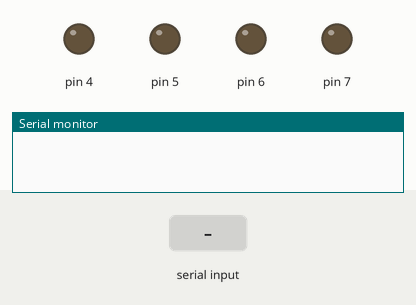
The sketch below on a simulated Arduino Uno, built with avr-gcc and run on an emulated ATmega328P. Parts: output pins drawn as LEDs (lit = HIGH), the last lines printed to the serial monitor. Dashed ring = blinking. Inputs (shaded band) come from the test bench.

Above: at 1.2 s.
1.3 s: "*show me Garba#" received over the second serial link
At 2.2 s:
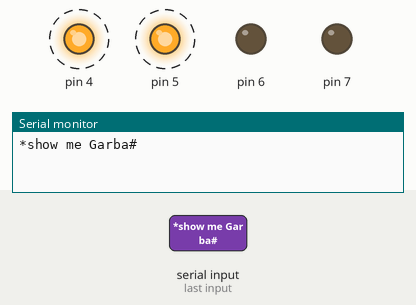
At 2.8 s:
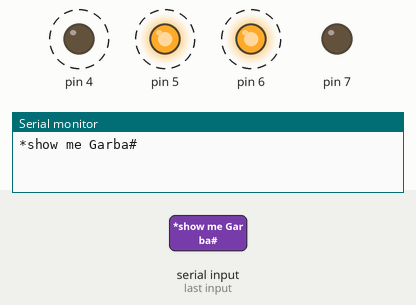
Timing chart, 0 to 10.3 s (numbered marks = the images above; inputs shaded):
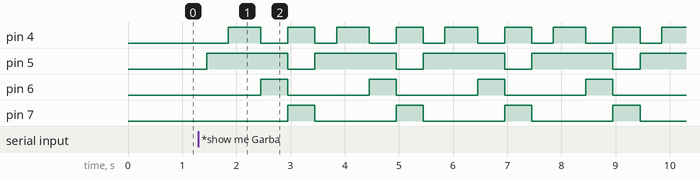

Measured:
- after the input at 1.3 s, pin 4: alternates HIGH for 0.55 s and LOW for 0.45 s, starting after 0.55 s; pin 5: alternates HIGH for 1.5 s and LOW for 0.50 s, starting after 0.15 s; pin 6: alternates HIGH for 0.50 s and LOW for 1.5 s, starting after 1.2 s; pin 7: alternates HIGH for 0.50 s and LOW for 1.5 s, starting after 1.7 s

The sketch:

voice_control.ino
```cpp
#include <SoftwareSerial.h>

SoftwareSerial BT(0, 1); //TX, RX respetively
String readvoice;

void setup() {
 BT.begin(9600);
 Serial.begin(9600);
  pinMode(7, OUTPUT);
  pinMode(6, OUTPUT);
  pinMode(5, OUTPUT);
  pinMode(4, OUTPUT);

}
//-----------------------------------------------------------------------//
void loop() {
  while (BT.available()){  //Check if there is an available byte to read
  delay(10); //Delay added to make thing stable
  char c = BT.read(); //Conduct a serial read
  readvoice += c; //build the string- "forward", "reverse", "left" and "right"
  }
  if (readvoice.length() > 0) {
    Serial.println(readvoice);

  if(readvoice == "*forward#")
  {
    digitalWrite(4, HIGH);
    digitalWrite (5, HIGH);
    digitalWrite(6,LOW);
    digitalWrite(7,LOW);
    delay(100);
  }

  else if(readvoice == "*back#")
  {
    digitalWrite(4, LOW);
    digitalWrite(5, LOW);
    digitalWrite(6, HIGH);
    digitalWrite(7,HIGH);
    delay(100);
  }

  else if (readvoice == "*left#")
  {
    digitalWrite (4,HIGH);
    digitalWrite (5,LOW);
    digitalWrite (6,LOW);
    digitalWrite (7,LOW);
   delay (800);
      digitalWrite(4, HIGH);
    digitalWrite (5, HIGH);
    digitalWrite(6,LOW);
    digitalWrite(7,LOW);
    delay(100);

  }

 else if ( readvoice == "*right#")
 {
   digitalWrite (4, LOW);
   digitalWrite (5, HIGH);
   digitalWrite (6, LOW);
   digitalWrite (7, LOW);
   delay (800);
      digitalWrite(4, HIGH);
    digitalWrite (5, HIGH);
    digitalWrite(6,LOW);
    digitalWrite(7,LOW);
    delay(100);
 }

 else if (readvoice == "*stop#")
 {
   digitalWrite (4, LOW);
   digitalWrite (5, LOW);
   digitalWrite (6, LOW);
   digitalWrite (7, LOW);
   delay (100);
 }
 else if (readvoice == "*keep watch in all direction#")
 {
   digitalWrite (4, HIGH);
   digitalWrite (5, LOW);
   digitalWrite (6, LOW);
   digitalWrite (7, LOW);
   delay (100);
 }
  else if (readvoice == "*show me Garba#")
 {
 digitalWrite (4, LOW);
   digitalWrite (5, HIGH);
   digitalWrite (6, LOW);
   digitalWrite (7, LOW);
   delay (400);
      digitalWrite(4, HIGH);
    digitalWrite (5, HIGH);
    digitalWrite(6,LOW);
    digitalWrite(7,LOW);
    delay(600);
    digitalWrite (4, LOW);
   digitalWrite (5, HIGH);
   digitalWrite (6, HIGH);
   digitalWrite (7, LOW);
   delay (500);
   digitalWrite (4, HIGH);
   digitalWrite (5, LOW);
   digitalWrite (6, LOW);
   digitalWrite (7, HIGH);
   delay (500);

digitalWrite (4, LOW);
   digitalWrite (5, HIGH);
   digitalWrite (6, LOW);
   digitalWrite (7, LOW);
   delay (400);
      digitalWrite(4, HIGH);
    digitalWrite (5, HIGH);
    digitalWrite(6,LOW);
    digitalWrite(7,LOW);
    delay(600);
    digitalWrite (4, LOW);
   digitalWrite (5, HIGH);
   digitalWrite (6, HIGH);
   digitalWrite (7, LOW);
   delay (500);
   digitalWrite (4, HIGH);
   digitalWrite (5, LOW);
   digitalWrite (6, LOW);
   digitalWrite (7, HIGH);
   delay (500);digitalWrite (4, LOW);
   digitalWrite (5, HIGH);
   digitalWrite (6, LOW);
   digitalWrite (7, LOW);
   delay (400);
      digitalWrite(4, HIGH);
    digitalWrite (5, HIGH);
    digitalWrite(6,LOW);
    digitalWrite(7,LOW);
    delay(600);
    digitalWrite (4, LOW);
   digitalWrite (5, HIGH);
   digitalWrite (6, HIGH);
   digitalWrite (7, LOW);
   delay (500);
   digitalWrite (4, HIGH);
   digitalWrite (5, LOW);
   digitalWrite (6, LOW);
   digitalWrite (7, HIGH);
   delay (500);digitalWrite (4, LOW);
   digitalWrite (5, HIGH);
   digitalWrite (6, LOW);
   digitalWrite (7, LOW);
   delay (400);
      digitalWrite(4, HIGH);
    digitalWrite (5, HIGH);
    digitalWrite(6,LOW);
    digitalWrite(7,LOW);
    delay(600);
    digitalWrite (4, LOW);
   digitalWrite (5, HIGH);
   digitalWrite (6, HIGH);
   digitalWrite (7, LOW);
   delay (500);
   digitalWrite (4, HIGH);
   digitalWrite (5, LOW);
   digitalWrite (6, LOW);
   digitalWrite (7, HIGH);
   delay (500);digitalWrite (4, LOW);
   digitalWrite (5, HIGH);
   digitalWrite (6, LOW);
   digitalWrite (7, LOW);
   delay (400);
      digitalWrite(4, HIGH);
    digitalWrite (5, HIGH);
    digitalWrite(6,LOW);
    digitalWrite(7,LOW);
    delay(600);
    digitalWrite (4, LOW);
   digitalWrite (5, HIGH);
   digitalWrite (6, HIGH);
   digitalWrite (7, LOW);
   delay (500);
   digitalWrite (4, HIGH);
   digitalWrite (5, LOW);
   digitalWrite (6, LOW);
   digitalWrite (7, HIGH);
   delay (500);digitalWrite (4, LOW);
   digitalWrite (5, HIGH);
   digitalWrite (6, LOW);
   digitalWrite (7, LOW);
   delay (400);
      digitalWrite(4, HIGH);
    digitalWrite (5, HIGH);
    digitalWrite(6,LOW);
    digitalWrite(7,LOW);
    delay(600);
    digitalWrite (4, LOW);
   digitalWrite (5, HIGH);
   digitalWrite (6, HIGH);
   digitalWrite (7, LOW);
   delay (500);
   digitalWrite (4, HIGH);
   digitalWrite (5, LOW);
   digitalWrite (6, LOW);
   digitalWrite (7, HIGH);
   delay (500);digitalWrite (4, LOW);
   digitalWrite (5, HIGH);
   digitalWrite (6, LOW);
   digitalWrite (7, LOW);
   delay (400);
      digitalWrite(4, HIGH);
    digitalWrite (5, HIGH);
    digitalWrite(6,LOW);
    digitalWrite(7,LOW);
    delay(600);
    digitalWrite (4, LOW);
   digitalWrite (5, HIGH);
   digitalWrite (6, HIGH);
   digitalWrite (7, LOW);
   delay (500);
   digitalWrite (4, HIGH);
   digitalWrite (5, LOW);
   digitalWrite (6, LOW);
   digitalWrite (7, HIGH);
   delay (500);digitalWrite (4, LOW);
   digitalWrite (5, HIGH);
   digitalWrite (6, LOW);
   digitalWrite (7, LOW);
   delay (400);
      digitalWrite(4, HIGH);
    digitalWrite (5, HIGH);
    digitalWrite(6,LOW);
    digitalWrite(7,LOW);
    delay(600);
    digitalWrite (4, LOW);
   digitalWrite (5, HIGH);
   digitalWrite (6, HIGH);
   digitalWrite (7, LOW);
   delay (500);
   digitalWrite (4, HIGH);
   digitalWrite (5, LOW);
   digitalWrite (6, LOW);
   digitalWrite (7, HIGH);
   delay (500);
 }


 readvoice="";}} //Reset the variable
```
